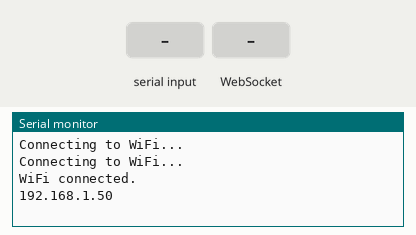
Recording of a sketch running on a simulated ESP8266 (NodeMCU). Shown: the last lines printed to the serial monitor. The test bench sets the inputs (shaded band). WiFi joins after 1.5 s; servers stay silent unless stated.

Above: at 3.2 s.
3.3 s: "1" received over Serial
At 4.5 s:
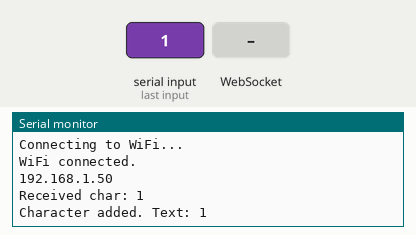
4.8 s: WebSocket text "1" received
At 5.8 s:
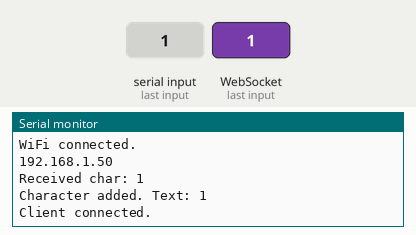

Measured:
- after the input at 3.3 s, the serial monitor: prints a new line at once (image 1)
- after the input at 4.8 s, the serial monitor: prints a new line at once (image 2)

The sketch:

server.ino
```cpp
#include <ESP8266WiFi.h>
#include <ESPAsyncWebServer.h>
#include <Hash.h>
#include <ESPAsyncTCP.h>
#include <AsyncWebSocket.h>

// WiFi credentials (Change these to your local network details or leave empty if not using Wi-Fi)
const char* ssid = "HurtadoWiFi";       // Change to your network's SSID
const char* password = "32141516";      // Change to your network's password

// Initialize the server and WebSocket on port 80
AsyncWebServer server(80);
AsyncWebSocket ws("/ws");  // WebSocket endpoint at /ws

// Global variable to store typed text
String typedText = "";

// Handle incoming serial data from the Arduino
void handleSerial() {
  while (Serial.available()) {
    char c = Serial.read();

    // Debug output for received character
    Serial.print("Received char: ");
    Serial.println(c);

    if (c == 8 || c == 127) {  // Handle both Backspace (ASCII 8) and DEL (ASCII 127)
      if (typedText.length() > 0) {
        typedText.remove(typedText.length() - 1);  // Remove the last character
        Serial.println("Backspace or DEL detected. Text after removal: " + typedText);
        ws.textAll(typedText);  // Send updated text to WebSocket clients
      }
    } else {
      typedText += c;  // Append character to typedText
      if (typedText.length() > 1000) {
        typedText = typedText.substring(500);  // Keep only the last 500 characters
      }
      Serial.println("Character added. Text: " + typedText);
      ws.textAll(typedText);  // Send updated text to WebSocket clients
    }
  }
}

// Handle WebSocket events
void onWebSocketEvent(AsyncWebSocket * server, AsyncWebSocketClient * client, AwsEventType type, void * arg, uint8_t * data, size_t len) {
  if (type == WS_EVT_CONNECT) {
    Serial.println("Client connected.");
    client->text(typedText);  // Send the current typed text to the new client
  } else if (type == WS_EVT_DISCONNECT) {
    Serial.println("Client disconnected.");
  }
}

void setup() {
  Serial.begin(115200);  // Serial communication with Arduino

  // Connect to Wi-Fi if necessary
  WiFi.begin(ssid, password);
  while (WiFi.status() != WL_CONNECTED) {
    delay(1000);
    Serial.println("Connecting to WiFi...");
  }

  Serial.println("WiFi connected.");
  Serial.println(WiFi.localIP());

  // WebSocket event handler
  ws.onEvent(onWebSocketEvent);
  server.addHandler(&ws);

  // Serve a simple webpage
  server.on("/", HTTP_GET, [](AsyncWebServerRequest *request){
    request->send(200, "text/html", "<html><body><h1>Typed Data:</h1><p id='typedData'></p><script>"
                                    "var socket = new WebSocket('ws://' + window.location.host + '/ws');"
                                    "socket.onmessage = function(event) { document.getElementById('typedData').innerText = event.data; };"
                                    "var cursor = document.createElement('span');"
                                    "cursor.style.borderRight = '1px solid black';"
                                    "cursor.style.animation = 'blink 1s step-start infinite';"
                                    "document.getElementById('typedData').appendChild(cursor);"
                                    "document.addEventListener('keydown', function(event) {"
                                    "  if (event.key === 'Backspace' || event.key === 'Delete') {"
                                    "    socket.send(event.key);"
                                    "  }"
                                    "});"
                                    "document.addEventListener('keyup', function(event) {"
                                    "  if (event.key === 'CapsLock') {"
                                    "    socket.send('CapsLock');"
                                    "  }"
                                    "});"
                                    "var style = document.createElement('style');"
                                    "style.innerHTML = '@keyframes blink { 50% { opacity: 0; } }';"
                                    "document.head.appendChild(style);"
                                    "</script></body></html>");
  });

  // Start the server
  server.begin();
}

void loop() {
  handleSerial();  // Continuously check for new serial data from Arduino
  ws.cleanupClients();  // Keep WebSocket connections alive
}
```
